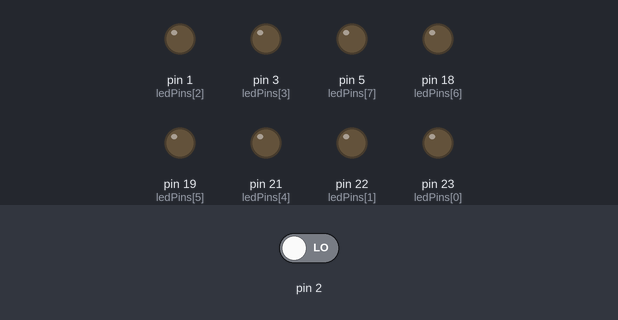
Simulated run of this sketch. Board: Arduino Mega 2560, built with avr-gcc and run on an emulated ATmega2560. On the bench: output pins drawn as LEDs (lit = HIGH). The inputs (shaded band) are chosen by the test bench; at power-on: pin 2 LOW.

Above: at 1.2 s.
1.3 s: pin 2 driven HIGH
At 4.2 s:
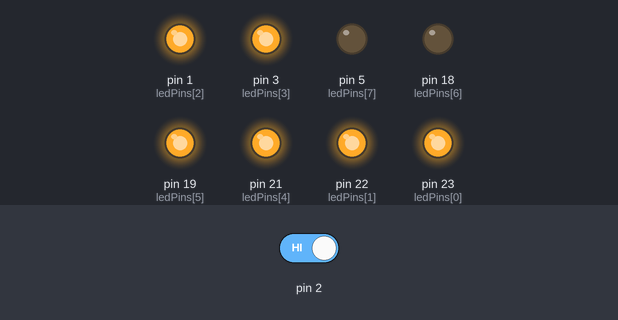
4.3 s: pin 2 driven LOW
At 5.7 s:
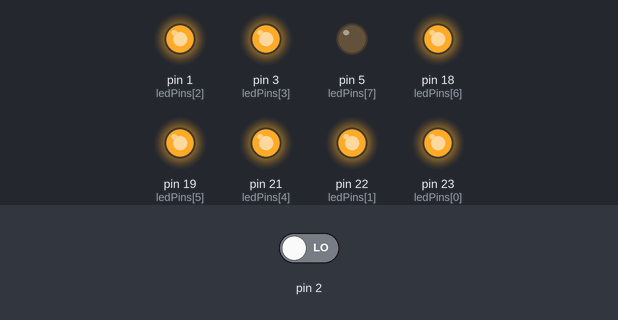
6.2 s: pin 2 driven HIGH
At 10.4 s:
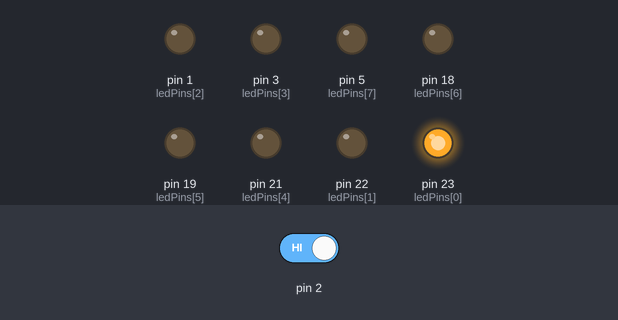
Timing chart, 0 to 15.2 s (numbered marks = the images above; inputs shaded):
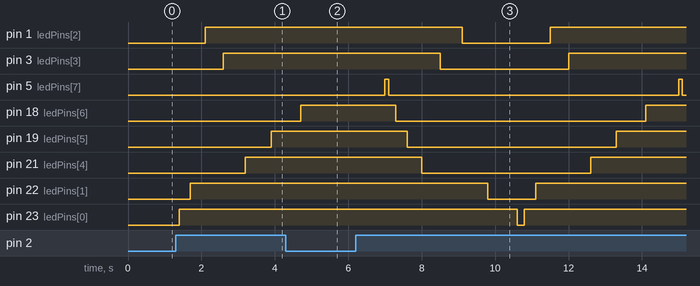

Measured:
- after the input at 1.3 s, pin 1 (ledPins[2]): LOW → HIGH after 0.80 s; pin 3 (ledPins[3]): LOW → HIGH after 1.3 s; pin 19 (ledPins[5]): LOW → HIGH after 2.6 s; pin 21 (ledPins[4]): LOW → HIGH after 1.9 s; pin 22 (ledPins[1]): LOW → HIGH after 0.40 s
- after the input at 4.3 s, pin 5 (ledPins[7]): stays LOW (without the input it goes to HIGH after 1.3 s)
- after the input at 6.2 s, pin 1 (ledPins[2]): HIGH → LOW after 2.9 s, → HIGH 2.4 s later; pin 3 (ledPins[3]): HIGH → LOW after 2.3 s, → HIGH 3.5 s later

The sketch:

go_go_go.ino
```cpp
const int ledCount = 8;
int count=0;
int ledPins[] = {
  23, 22, 1, 3, 21,19,18,5};


void setup() {
  // put your setup code here, to run once:
pinMode(2, INPUT);
  for (int thisLed = 0; thisLed < ledCount; thisLed++) {
    pinMode(ledPins[thisLed], OUTPUT);
  }


}

void loop() {
  // put your main code here, to run repeatedly:

  int buttonstate = digitalRead(2);
  if(buttonstate==HIGH){
    count++;
    if(count<=8){
    for(int i=-1; i<count; i++ ){
        digitalWrite(ledPins[i],HIGH);
      delay(100);
      }
    }

    if(count>8){
    for(int i=7 ,c=1; count-(2*c-1)>i; i--,c++ ){
        digitalWrite(ledPins[i],LOW);
      delay(100);
      }
      if(count==16)

      count=0;
      }


 }


}
```
